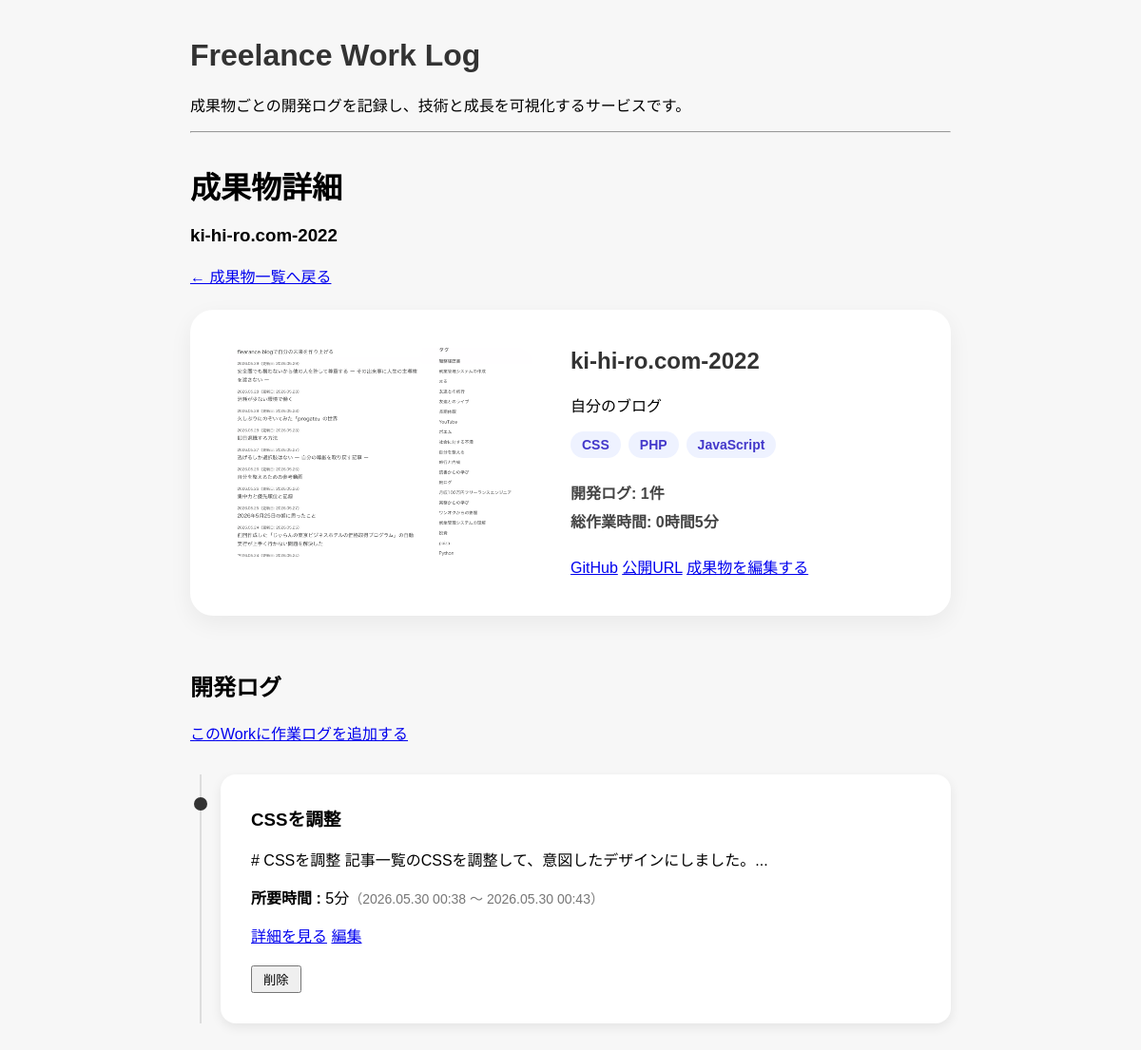
The app's page /works-page/2, older data.
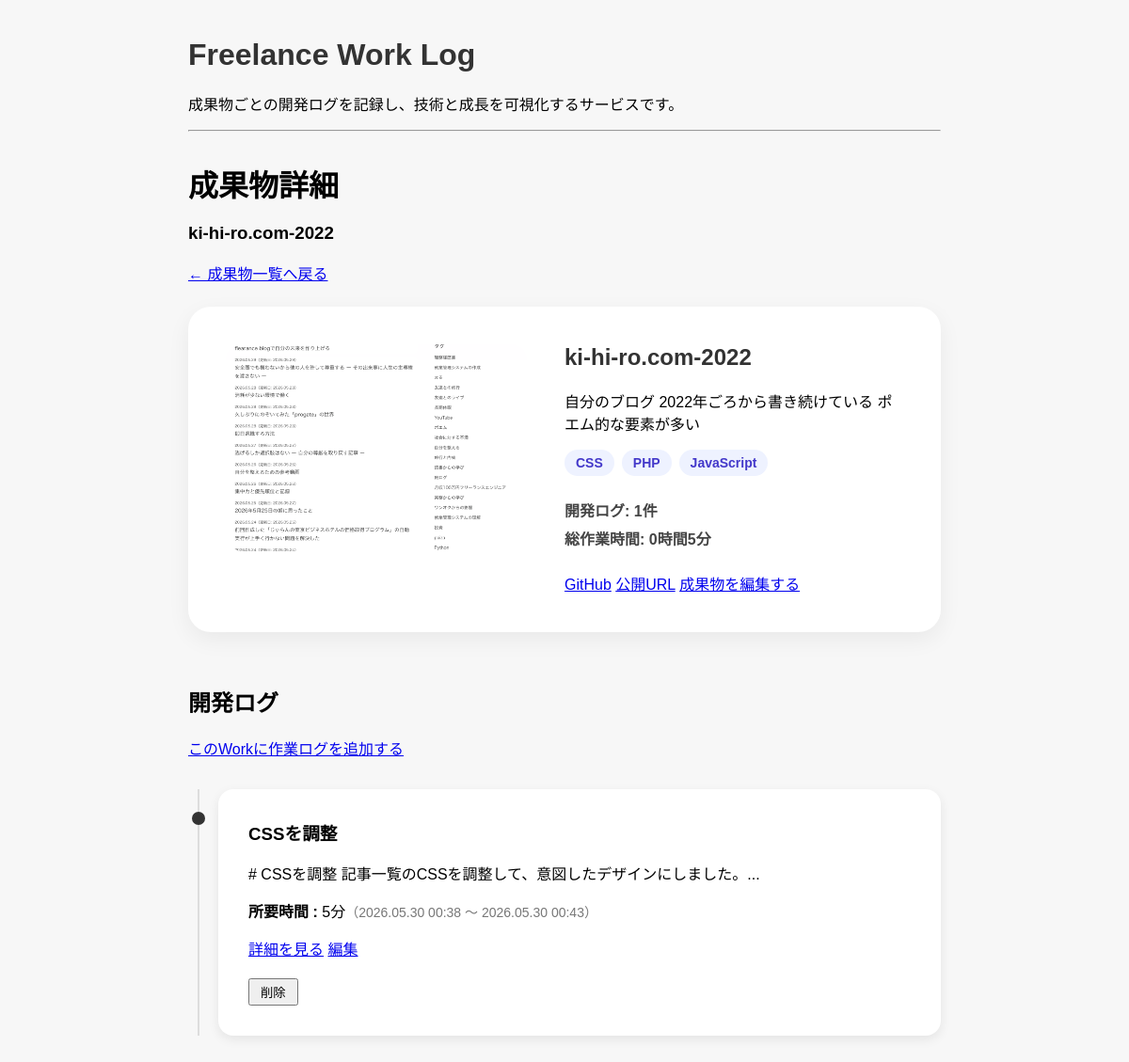
The same page, newer data.
### app/models.py (models this page shows)
class Work(Base):
    __tablename__ = "works"
    id = Column(Integer, primary_key=True, index=True)
    title = Column(String, nullable=False)
    description = Column(Text, nullable=False)
    github_url = Column(String)
    app_url = Column(String)
    tech_stack = Column(String)
    posts = relationship(
        "Post",
        back_populates="work"
    )
    image_url = Column(String)
    created_at = Column(DateTime, default=datetime.now)

### app/main.py (the view)
@app.get("/works-page/{work_id}")
def work_detail_page(
    work_id: int,
    request: Request,
    db: Session = Depends(get_db)
):
    work = (
        db.query(models.Work)
        .filter(models.Work.id == work_id)
        .first()
    )
    posts = (
        db.query(models.Post)
        .filter(models.Post.work_id == work_id)
        .order_by(models.Post.start_time.desc())
        .all()
    )
    total_minutes = sum(post.work_time_minutes for post in posts)
    return templates.TemplateResponse(
        request,
        "work_detail.html",
        {
            "work": work,
            "posts": posts,
            "total_hours": total_minutes // 60,
            "remaining_minutes": total_minutes % 60,
        }
    )

### app/templates/work_detail.html
{% extends "base.html" %}
{% block content %}
<h2 class="section-title">成果物詳細</h2>
<h3 class="work-page-title">{{ work.title }}</h3>
<a href="/works-page" class="back-link">
  ← 成果物一覧へ戻る
</a>
<section class="work-hero">
  {% if work.image_url %}
    <img src="{{ work.image_url }}" class="work-hero-image">
  {% endif %}
  <div class="work-hero-content">
    <h1>{{ work.title }}</h1>
    <p class="work-description">
      {{ work.description }}
    </p>
    <div class="tech-tags">
      {% for tech in work.tech_stack.split(",") %}
        <span class="tech-tag">{{ tech.strip() }}</span>
      {% endfor %}
    </div>
    <div class="work-stats">
      <p><strong>開発ログ:</strong> {{ posts|length }}件</p>
      <p><strong>総作業時間:</strong> {{ total_hours }}時間{{ remaining_minutes }}分</p>
    </div>
    <div class="work-actions">
      <a href="{{ work.github_url }}">GitHub</a>
      <a href="{{ work.app_url }}">公開URL</a>
      <a href="/works-page/{{ work.id }}/edit">成果物を編集する</a>
    </div>
  </div>
</section>
<h2>開発ログ</h2>
<a href="/posts-page/new?work_id={{ work.id }}">このWorkに作業ログを追加する</a>
<div class="timeline">
  {% for post in posts %}
    <div class="timeline-item">
      <div class="timeline-marker"></div>
      <div class="timeline-card">
          <h3>{{ post.title }}</h3>
          <p>{{ post.content[:80] }}...</p>
          <p>
            <strong>所要時間 :</strong>
            {{ post.work_time_minutes }}分<span class="timeline-date">（{{ post.start_time.strftime('%Y.%m.%d %H:%M') }} 〜 {{ post.end_time.strftime('%Y.%m.%d %H:%M') }}）</span>
          </p>
        <a href="/posts-page/{{ post.id }}">詳細を見る</a>
        <a href="/posts-page/{{ post.id }}/edit">編集</a>
        <form action="/posts-page/{{ post.id }}/delete" method="post">
            <button type="submit">削除</button>
        </form>
      </div>
    </div>
  {% endfor %}
</div>
{% endblock %}

Row changes from the older to the newer data that the page shows:
changed Work: description "自分のブログ" → "自分のブログ 2022年ごろから書き続けている ポエム的な要素が多い"
